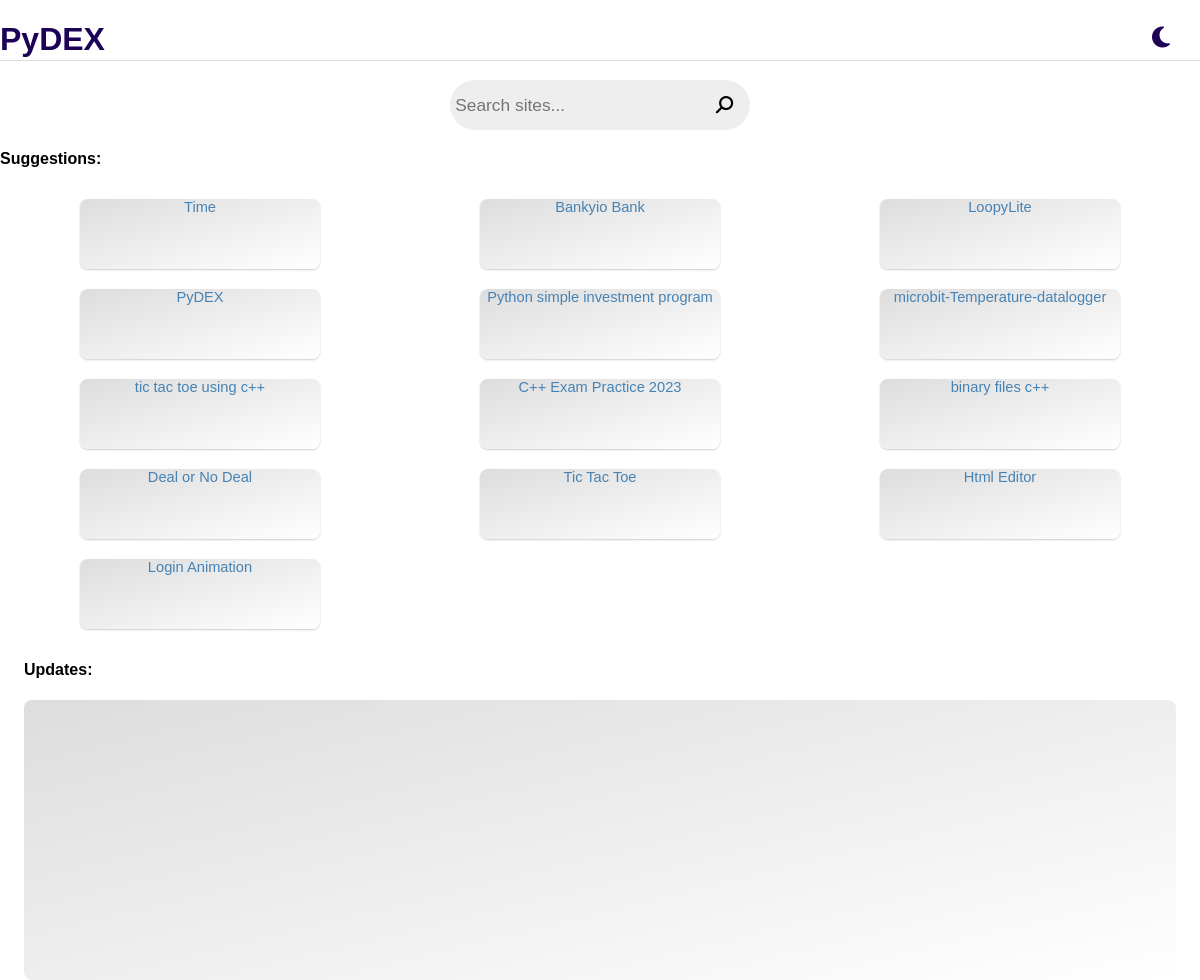
The page / on the database its author committed.
### tables this page shows
CREATE TABLE `sites` (
  `id` int(11) NOT NULL,
  `name` varchar(255) NOT NULL,
  `description` text NOT NULL,
  `url` varchar(255) NOT NULL,
  `lastModified` timestamp NOT NULL DEFAULT CURRENT_TIMESTAMP,
  `dateCreated` timestamp NOT NULL DEFAULT CURRENT_TIMESTAMP
);

### index.php (the view)
<?php
require("database.php");
$sql = "SELECT * FROM sites order by dateCreated DESC";
$query = mysqli_query($con,$sql);
echo '
<!DOCTYPE html>
<html lang="en">
<head>
  <meta charset="UTF-8">
  <meta name="viewport" content="width=device-width, initial-scale=1.0">
  <link href="Bankyio/assets/css/fontawesome.css" rel="stylesheet">
    <link href="Bankyio/assets/css/brands.css" rel="stylesheet">
    <link href="Bankyio/assets/css/solid.css" rel="stylesheet">
  <link rel="stylesheet" href="css/index.css">
  <script src="js/index.js"></script>
  <title>PyDEX - Home</title>
  <link rel="stylesheet" href="dex.css">
  </style>
  <script src="dex.js"></script>
  </head>
  <body class="light">
    <header>
      <h1>PyDEX</h1>
      <i id="icon" class="fa fa-moon float-right fa-sun" style="margin-top: -55px;" onclick="toggleMode();"></i>
      <div>
      <form action="dexResults.php" method="GET">
      <input name="search" type="search" placeholder="Search sites...">
      <button><i class="fa fa-search"></i></button>
      </form>
      </div>
    </header>
    <div style="margin-top: 150px;"></div>
    <h4>Suggestions:</h4>
    <center>
    <div class="tabs-container">
    ' ;
    while($row = mysqli_fetch_assoc($query))
    {
      echo'
      <a href="'.$row["url"].'">
      <div class="tab" href="'.$row["url"].'">
      '.$row["name"].'
      </div>
      </a>';
    };
      echo'
    </div>
    </center>
    <div class="updates">
      <h4>Updates:</h4>
      <div class="content">
      </div>
    </div>
  </body>
</html>'
?>

### Bankyio/assets/css/brands.css (style rules this page uses)
:root, :host { --fa-style-family-brands: 'Font Awesome 6 Brands'; --fa-font-brands: normal 400 1em/1 'Font Awesome 6 Brands'; }

### Bankyio/assets/css/solid.css (style rules this page uses)
:root, :host { --fa-style-family-classic: 'Font Awesome 6 Free'; --fa-font-solid: normal 900 1em/1 'Font Awesome 6 Free'; }

### Bankyio/css/index.css (style rules this page uses)
body, html { height: 100%; width: 100%; left: 0; overflow-x: hidden; overflow-y: auto; font-family: 'Varela Round', sans-serif; padding: 0; margin: 0 }
body { background-color: white; color: black; }
.header, header { left: 0; height: 60px; top: 0; position: fixed; width: 100%; background-color: white; z-index: 1; color: #1c0357; border-bottom: 2px solid #ddd; }
.header i, .float-right, .float-left { display: inline-block; float: left; margin: 20px; margin-top: 6px; font-size: 20pt; padding: 10px; border-radius: 25px; }
.float-left, .float-right { margin: 0; padding: 0; margin-top: 6px; }
.float-right { float: right; margin-right: 30px; }
.login button, .amounts button, button, .btn { text-decoration: none; margin: 10px; height: 50px; border: none; background-color: #6028e5 ; color: white; font-weight: bold; border-radius: 8px; width: 70%; font-size: 11pt; transition: 0.3s all ease-in-out; }

### dex.css (style rules this page uses)
body { overflow-x: hidden; font-family: Arial, Sans-Serif; }
body.light { color: black; background-color: white; }
header { border-bottom: 1px solid #ddd; top: 0; position: fixed; width: 100%; left: 0; background-color: inherit; }
header div { display: flex; align-items: center; justify-content: center; flex-direction: column; }
header input { width: 250px; height: 50px; padding-inline: 5px; border: none; border-radius: 25px 0 0px 25px; background-color: #eee; outline: none; margin: 0; margin-bottom: 8px; font-size: 13pt; }
header button { border-radius: 0 25px 25px 0; height: 50px; width: 50px; border: none; color: black; background-color: #eee; margin: 0; margin-left: -5px; }
header button i { font-size: 13pt; transform: rotate(90deg); }
.tabs-container { display: grid; justify-content: center; align-items: center; grid-template-columns: repeat(3, 1fr); }
.tab { border-radius: 8px; background: linear-gradient(to bottom right,#ddd,#eee,#fff); height: 70px; width: 60%; margin: 10px; overflow: hidden; white-space: wrap; box-shadow: 0 1px 2px rgba(0,0,0,0.2); }
.updates { display: block; justify-content: center; margin-inline: 2%; width: 96%; }
.content { width: 100%; height: 280px; background: linear-gradient(to bottom right,#ddd,#eee,#fff); border-radius: 8px; }
.float-right { float: right; margin-right: 30px; font-size: 18pt; }
.resultTab a, a { text-decoration: none; color: steelblue; font-size: 11pt; }

### rows shown on the page
sites: name "Time"
sites: name "Bankyio Bank"
sites: name "LoopyLite"
sites: name "PyDEX"
sites: name "Python simple investment program"
sites: name "microbit-Temperature-datalogger"
sites: name "tic tac toe using c++"
sites: name "C++ Exam Practice 2023"
sites: name "binary files c++"
sites: name "Deal or No Deal"
sites: name "Tic Tac Toe"
sites: name "Html Editor"
sites: name "Login Animation"
